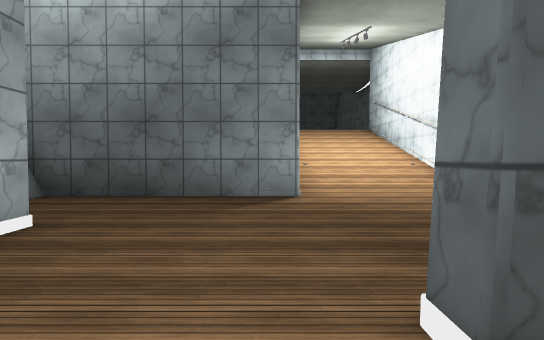
View 1 (above)

20 first-person views from a walk through a scene from a Unity 3-D project. The camera is 1.3 m above the floor, tilts 2° down and sees 75° across. The floor is counted in squares, 1.82 m on a side. Each view is taken from the middle of a square. On the plan, view 1 faces up. The plan holds only what a view shows up to about 11 squares ahead; the rest is blank. The place goes on beyond the plan. The player is left out. Some surface patterns are stand-ins.

View 2
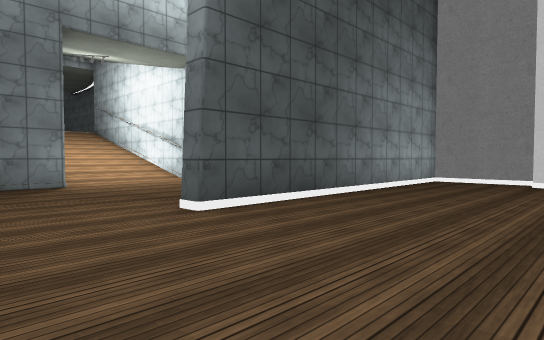

View 3
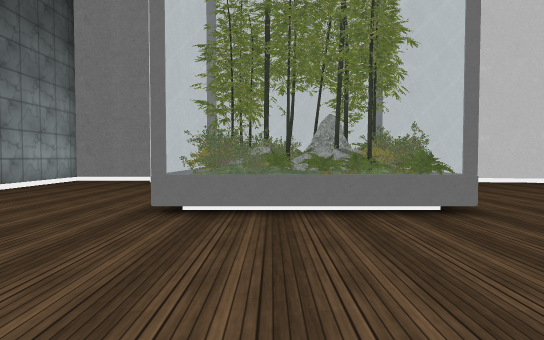

View 4
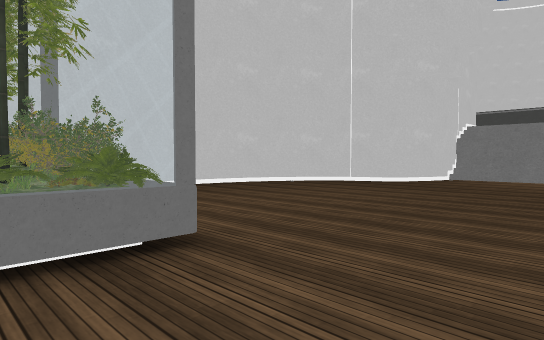

View 5
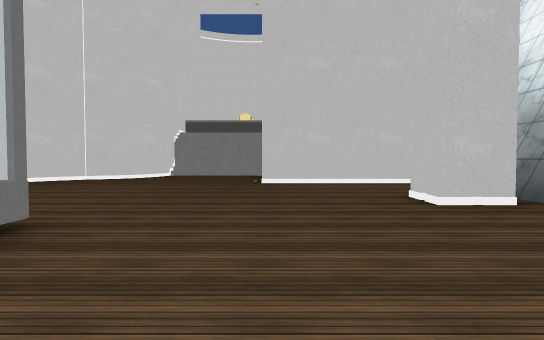

View 6
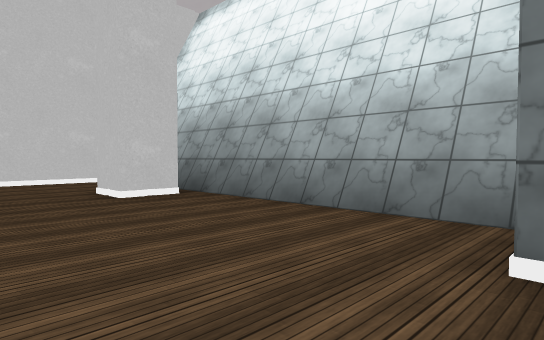

View 7
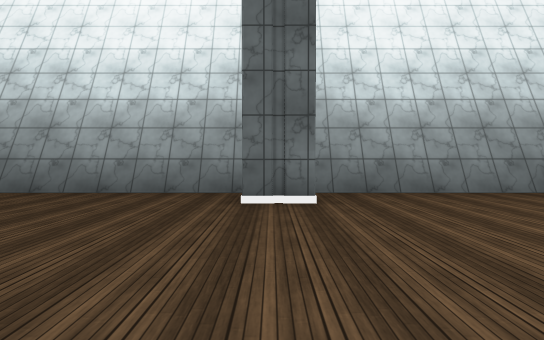

View 8
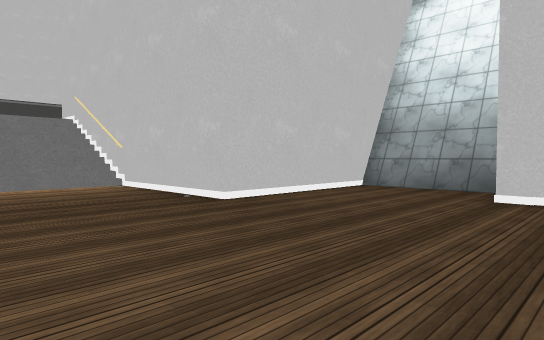

View 9
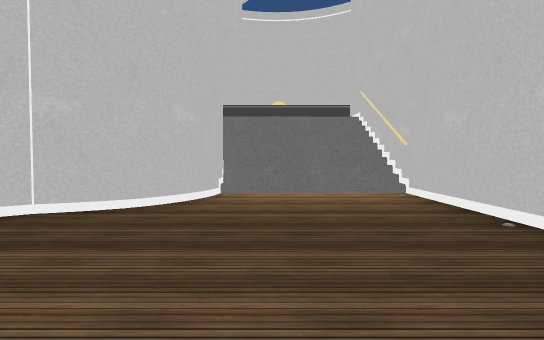

View 10
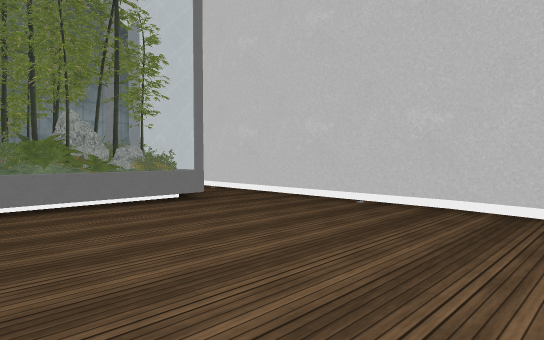

View 11
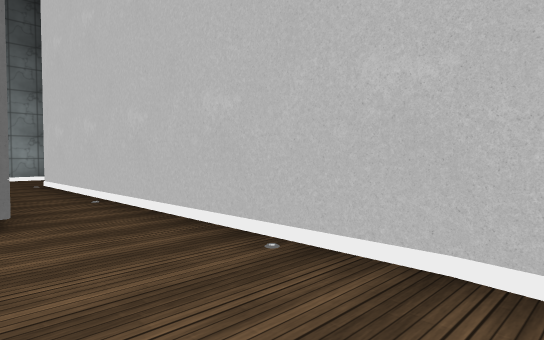

View 12
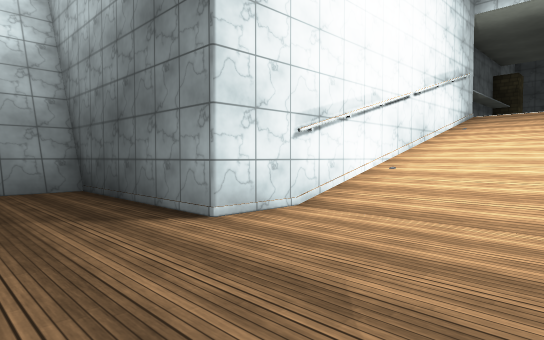

View 13
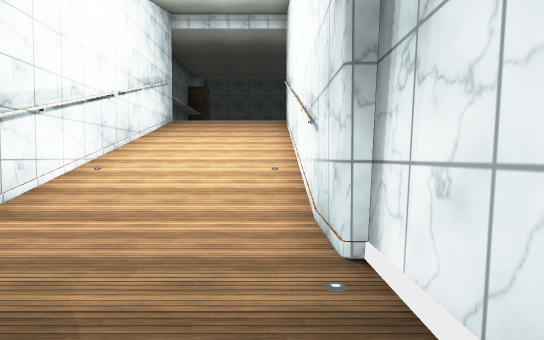

View 14
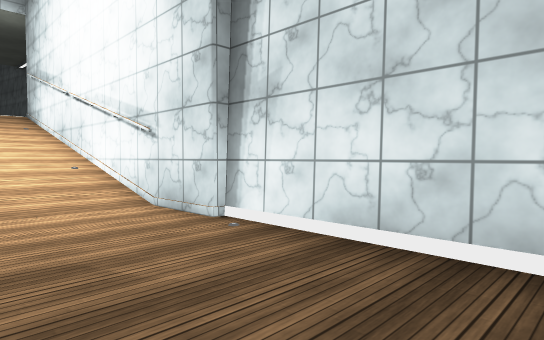

View 15
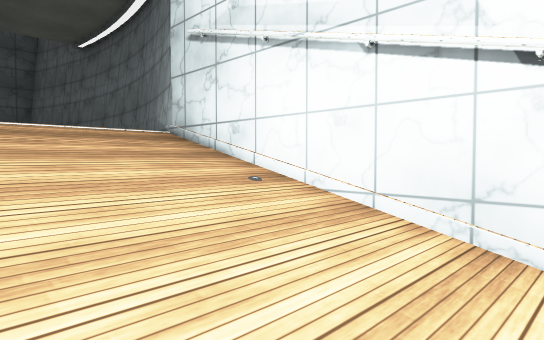

View 16
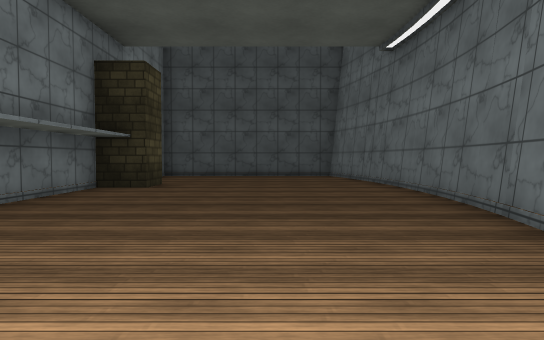

View 17
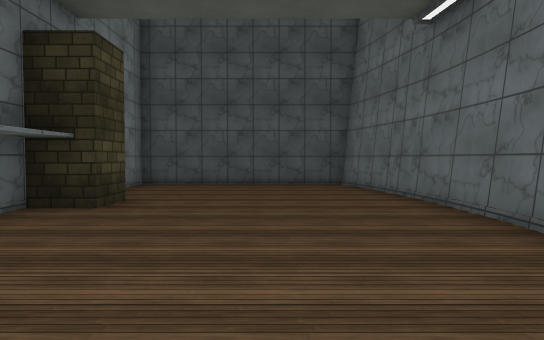

View 18
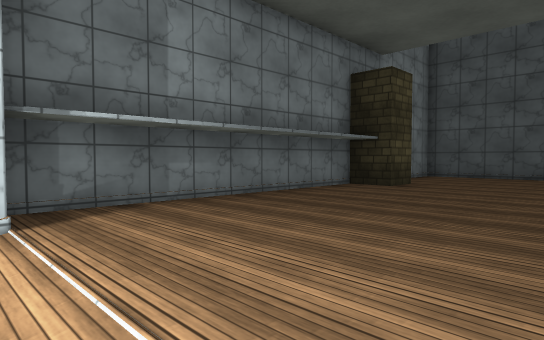

View 19
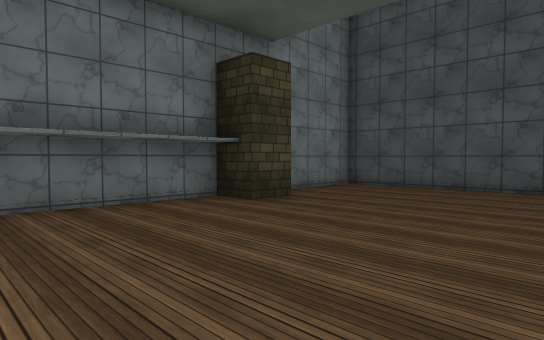

View 20
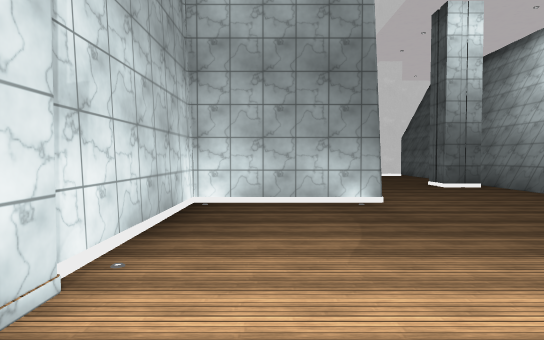

### Floor plan
Key: @ floor where view 1 was taken; # wall or solid block; . main floor; : floor 3.75 m higher than the main floor; / step, stairs or slope; ^ raised ledge; R rock; B bush; P plant; I pillar; O other object.
Columns run from 5 left of view 1 to 9 right of it. Each row starts with its distance up from view 1.
 28     #######
 27     #:::::##
 26     #::::::#
 25     #::::::#
 24     ##:::::#
 23     #I:::::#
 22     #::::::#
 21     #::::::#
 20     #::::::#
 19     #::::::#
 18     #:::::##
 17     #:::::#
 16     ##////#
 15      #////#
 14      #////#
 13      #////#
 12      #////#
 11      #////#
 10      #////#
  9      #////#
  8      #....#
  7 ######....#
  6 #/........#
  5 #/........#
  4 # ........#
  3 #/#.......#
  2 #/........#
  1 #/....#########
  0 #/...@........#
 -1 #/............#
 -2 #/............#
 -3 # #...........#
 -4 #/......OR O..#
 -5 #/.....OB  O..#
 -6 #/......RR O..#
 -7 #/......PPRB..#
 -8 #/......P..O..#
 -9 #/............#
-10 #/#...........#
-11 #/............#
-12 #/............#
-13 #/...........##
-14 ######.......#
-15      #......##
-16      #....###
-17      #....#
-18      #///##
-19      #///#
-20      #////
-21      ##/ #
-22        ^^

Where each view was taken, in squares from view 1:
view 1: 0 up, 0 right, facing up
view 2: 3 down, 2 left, facing up-right
view 3: 5 down, 2 left, facing right
view 4: 6 down, 0 right, facing down-right
view 5: 4 down, 0 right, facing down
view 6: 3 down, 0 right, facing down-left
view 7: 3 down, 3 right, facing left
view 8: 9 down, 4 right, facing down-left
view 9: 11 down, 3 right, facing down
view 10: 13 down, 3 right, facing up-right
view 11: 12 down, 6 right, facing up-right
view 12: 4 up, 4 right, facing up-left
view 13: 4 up, 4 right, facing up
view 14: 3 up, 2 right, facing up-right
view 15: 12 up, 2 right, facing up-right
view 16: 16 up, 3 right, facing up
view 17: 18 up, 3 right, facing up
view 18: 16 up, 4 right, facing up-left
view 19: 19 up, 5 right, facing up-left
view 20: 9 up, 3 right, facing down
